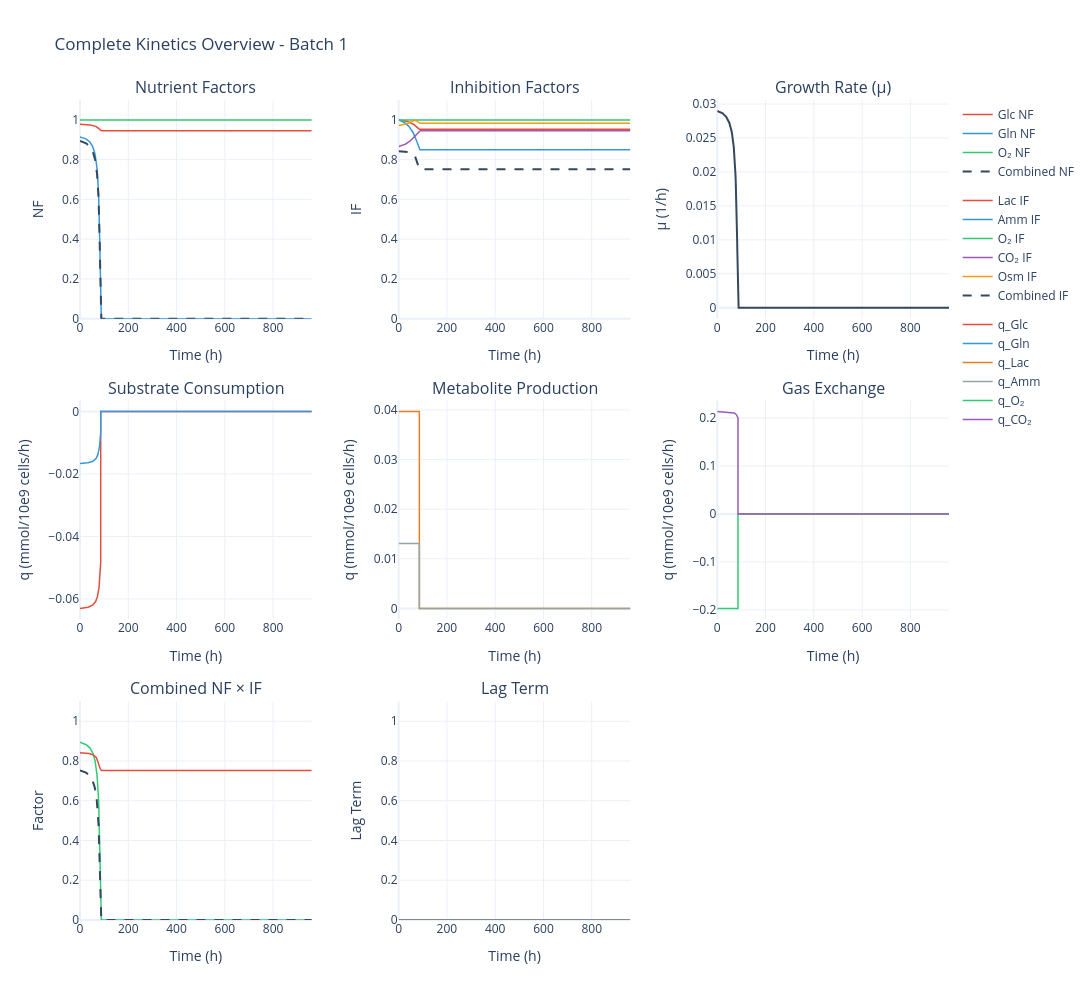

Here is the notebook cell this chart was saved with:
### Code cell
baseline_sim.data.plot_kinetics()

### Figure 1 — Plotly figure (JSON) as saved in the notebook; plotly's stock layout.template omitted (floating-point values rounded to 4 significant figures; data arrays with more than 128 entries replaced by an {"elided": "..."} marker saying what was removed)
{"data": [{"legendgroup": "NF", "line": {"color": "#E74C3C", "width": 1.5}, "mode": "lines", "name": "Glc NF", "type": "scatter", "x": {"elided": "1004 float values"}, "xaxis": "x", "y": {"elided": "1004 float values"}, "yaxis": "y"}, {"legendgroup": "NF", "line": {"color": "#3498DB", "width": 1.5}, "mode": "lines", "name": "Gln NF", "type": "scatter", "x": {"elided": "1004 float values"}, "xaxis": "x", "y": {"elided": "1004 float values"}, "yaxis": "y"}, {"legendgroup": "NF", "line": {"color": "#2ECC71", "width": 1.5}, "mode": "lines", "name": "O₂ NF", "type": "scatter", "x": {"elided": "1004 float values"}, "xaxis": "x", "y": {"elided": "1004 float values"}, "yaxis": "y"}, {"legendgroup": "NF", "line": {"color": "#34495E", "dash": "dash", "width": 2}, "mode": "lines", "name": "Combined NF", "type": "scatter", "x": {"elided": "1004 float values"}, "xaxis": "x", "y": {"elided": "1004 float values"}, "yaxis": "y"}, {"legendgroup": "IF", "line": {"color": "#E74C3C", "width": 1.5}, "mode": "lines", "name": "Lac IF", "type": "scatter", "x": {"elided": "1004 float values"}, "xaxis": "x2", "y": {"elided": "1004 float values"}, "yaxis": "y2"}, {"legendgroup": "IF", "line": {"color": "#3498DB", "width": 1.5}, "mode": "lines", "name": "Amm IF", "type": "scatter", "x": {"elided": "1004 float values"}, "xaxis": "x2", "y": {"elided": "1004 float values"}, "yaxis": "y2"}, {"legendgroup": "IF", "line": {"color": "#2ECC71", "width": 1.5}, "mode": "lines", "name": "O₂ IF", "type": "scatter", "x": {"elided": "1004 float values"}, "xaxis": "x2", "y": {"elided": "1004 float values"}, "yaxis": "y2"}, {"legendgroup": "IF", "line": {"color": "#9B59B6", "width": 1.5}, "mode": "lines", "name": "CO₂ IF", "type": "scatter", "x": {"elided": "1004 float values"}, "xaxis": "x2", "y": {"elided": "1004 float values"}, "yaxis": "y2"}, {"legendgroup": "IF", "line": {"color": "#F39C12", "width": 1.5}, "mode": "lines", "name": "Osm IF", "type": "scatter", "x": {"elided": "1004 float values"}, "xaxis": "x2", "y": {"elided": "1004 float values"}, "yaxis": "y2"}, {"legendgroup": "IF", "line": {"color": "#34495E", "dash": "dash", "width": 2}, "mode": "lines", "name": "Combined IF", "type": "scatter", "x": {"elided": "1004 float values"}, "xaxis": "x2", "y": {"elided": "1004 float values"}, "yaxis": "y2"}, {"line": {"color": "#34495E", "width": 2}, "mode": "lines", "name": "μ", "showlegend": false, "type": "scatter", "x": {"elided": "1004 float values"}, "xaxis": "x3", "y": {"elided": "1004 float values"}, "yaxis": "y3"}, {"legendgroup": "rates", "line": {"color": "#E74C3C", "width": 1.5}, "mode": "lines", "name": "q_Glc", "type": "scatter", "x": {"elided": "1004 float values"}, "xaxis": "x4", "y": {"elided": "1004 float values"}, "yaxis": "y4"}, {"legendgroup": "rates", "line": {"color": "#3498DB", "width": 1.5}, "mode": "lines", "name": "q_Gln", "type": "scatter", "x": {"elided": "1004 float values"}, "xaxis": "x4", "y": {"elided": "1004 float values"}, "yaxis": "y4"}, {"legendgroup": "rates", "line": {"color": "#E67E22", "width": 1.5}, "mode": "lines", "name": "q_Lac", "type": "scatter", "x": {"elided": "1004 float values"}, "xaxis": "x5", "y": {"elided": "1004 float values"}, "yaxis": "y5"}, {"legendgroup": "rates", "line": {"color": "#95A5A6", "width": 1.5}, "mode": "lines", "name": "q_Amm", "type": "scatter", "x": {"elided": "1004 float values"}, "xaxis": "x5", "y": {"elided": "1004 float values"}, "yaxis": "y5"}, {"legendgroup": "rates", "line": {"color": "#2ECC71", "width": 1.5}, "mode": "lines", "name": "q_O₂", "type": "scatter", "x": {"elided": "1004 float values"}, "xaxis": "x6", "y": {"elided": "1004 float values"}, "yaxis": "y6"}, {"legendgroup": "rates", "line": {"color": "#9B59B6", "width": 1.5}, "mode": "lines", "name": "q_CO₂", "type": "scatter", "x": {"elided": "1004 float values"}, "xaxis": "x6", "y": {"elided": "1004 float values"}, "yaxis": "y6"}, {"line": {"color": "#2ECC71", "width": 1.5}, "mode": "lines", "name": "NF", "showlegend": false, "type": "scatter", "x": {"elided": "1004 float values"}, "xaxis": "x7", "y": {"elided": "1004 float values"}, "yaxis": "y7"}, {"line": {"color": "#E74C3C", "width": 1.5}, "mode": "lines", "name": "IF", "showlegend": false, "type": "scatter", "x": {"elided": "1004 float values"}, "xaxis": "x7", "y": {"elided": "1004 float values"}, "yaxis": "y7"}, {"line": {"color": "#34495E", "dash": "dash", "width": 2}, "mode": "lines", "name": "NF × IF", "showlegend": false, "type": "scatter", "x": {"elided": "1004 float values"}, "xaxis": "x7", "y": {"elided": "1004 float values"}, "yaxis": "y7"}, {"line": {"color": "#7F8C8D", "width": 2}, "mode": "lines", "name": "Lag", "showlegend": false, "type": "scatter", "x": {"elided": "1004 float values"}, "xaxis": "x8", "y": {"elided": "1004 float values"}, "yaxis": "y8"}], "layout": {"annotations": [{"font": {"size": 16}, "showarrow": false, "text": "Nutrient Factors", "x": 0.1333, "xanchor": "center", "xref": "paper", "y": 1, "yanchor": "bottom", "yref": "paper"}, {"font": {"size": 16}, "showarrow": false, "text": "Inhibition Factors", "x": 0.5, "xanchor": "center", "xref": "paper", "y": 1, "yanchor": "bottom", "yref": "paper"}, {"font": {"size": 16}, "showarrow": false, "text": "Growth Rate (μ)", "x": 0.8667, "xanchor": "center", "xref": "paper", "y": 1, "yanchor": "bottom", "yref": "paper"}, {"font": {"size": 16}, "showarrow": false, "text": "Substrate Consumption", "x": 0.1333, "xanchor": "center", "xref": "paper", "y": 0.6333, "yanchor": "bottom", "yref": "paper"}, {"font": {"size": 16}, "showarrow": false, "text": "Metabolite Production", "x": 0.5, "xanchor": "center", "xref": "paper", "y": 0.6333, "yanchor": "bottom", "yref": "paper"}, {"font": {"size": 16}, "showarrow": false, "text": "Gas Exchange", "x": 0.8667, "xanchor": "center", "xref": "paper", "y": 0.6333, "yanchor": "bottom", "yref": "paper"}, {"font": {"size": 16}, "showarrow": false, "text": "Combined NF × IF", "x": 0.1333, "xanchor": "center", "xref": "paper", "y": 0.2667, "yanchor": "bottom", "yref": "paper"}, {"font": {"size": 16}, "showarrow": false, "text": "Lag Term", "x": 0.5, "xanchor": "center", "xref": "paper", "y": 0.2667, "yanchor": "bottom", "yref": "paper"}], "height": 1000, "hovermode": "x unified", "legend": {"orientation": "v", "x": 1.01, "xanchor": "left", "y": 1, "yanchor": "top"}, "showlegend": true, "title": {"text": "Complete Kinetics Overview - Batch 1"}, "width": 1400, "xaxis": {"anchor": "y", "domain": [0, 0.2667], "title": {"text": "Time (h)"}}, "xaxis2": {"anchor": "y2", "domain": [0.3667, 0.6333], "title": {"text": "Time (h)"}}, "xaxis3": {"anchor": "y3", "domain": [0.7333, 1], "title": {"text": "Time (h)"}}, "xaxis4": {"anchor": "y4", "domain": [0, 0.2667], "title": {"text": "Time (h)"}}, "xaxis5": {"anchor": "y5", "domain": [0.3667, 0.6333], "title": {"text": "Time (h)"}}, "xaxis6": {"anchor": "y6", "domain": [0.7333, 1], "title": {"text": "Time (h)"}}, "xaxis7": {"anchor": "y7", "domain": [0, 0.2667], "title": {"text": "Time (h)"}}, "xaxis8": {"anchor": "y8", "domain": [0.3667, 0.6333], "title": {"text": "Time (h)"}}, "xaxis9": {"anchor": "y9", "domain": [0.7333, 1], "title": {"text": "Time (h)"}}, "yaxis": {"anchor": "x", "domain": [0.7333, 1], "range": [0, 1.1], "title": {"text": "NF"}}, "yaxis2": {"anchor": "x2", "domain": [0.7333, 1], "range": [0, 1.1], "title": {"text": "IF"}}, "yaxis3": {"anchor": "x3", "domain": [0.7333, 1], "title": {"text": "μ (1/h)"}}, "yaxis4": {"anchor": "x4", "domain": [0.3667, 0.6333], "title": {"text": "q (mmol/10e9 cells/h)"}}, "yaxis5": {"anchor": "x5", "domain": [0.3667, 0.6333], "title": {"text": "q (mmol/10e9 cells/h)"}}, "yaxis6": {"anchor": "x6", "domain": [0.3667, 0.6333], "title": {"text": "q (mmol/10e9 cells/h)"}}, "yaxis7": {"anchor": "x7", "domain": [0, 0.2667], "range": [0, 1.1], "title": {"text": "Factor"}}, "yaxis8": {"anchor": "x8", "domain": [0, 0.2667], "range": [0, 1.1], "title": {"text": "Lag Term"}}, "yaxis9": {"anchor": "x9", "domain": [0, 0.2667]}}}
